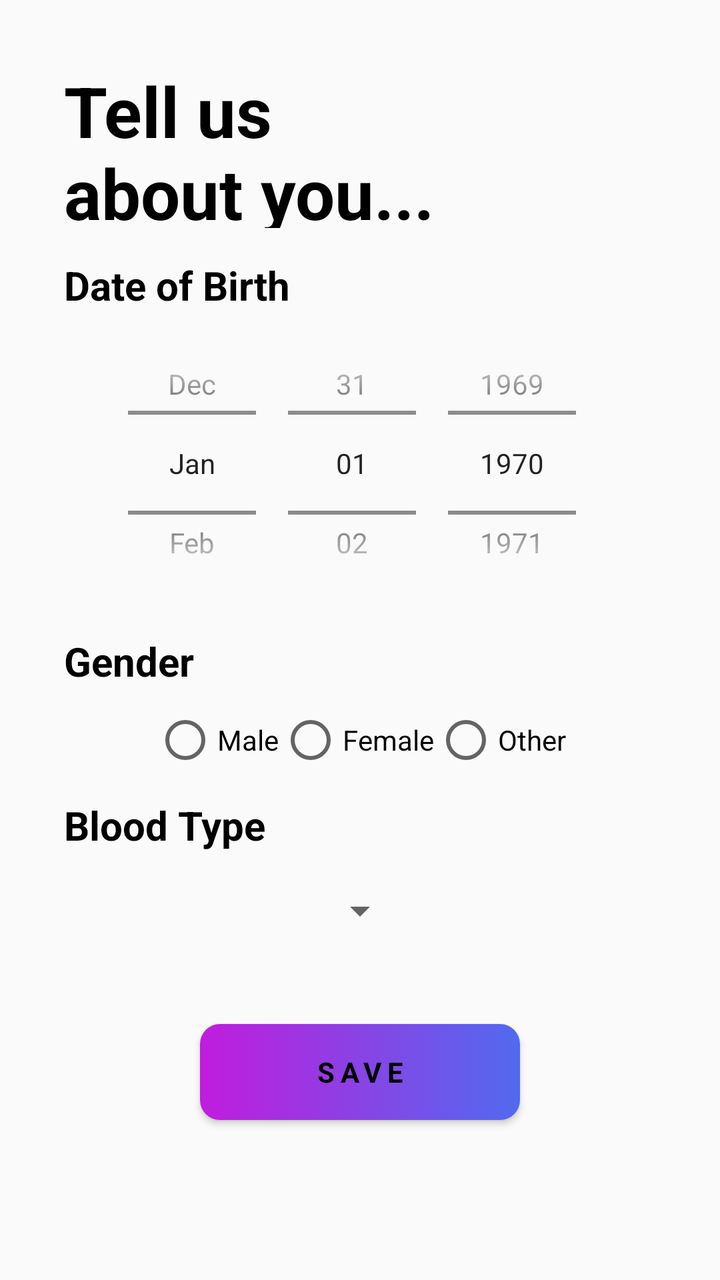
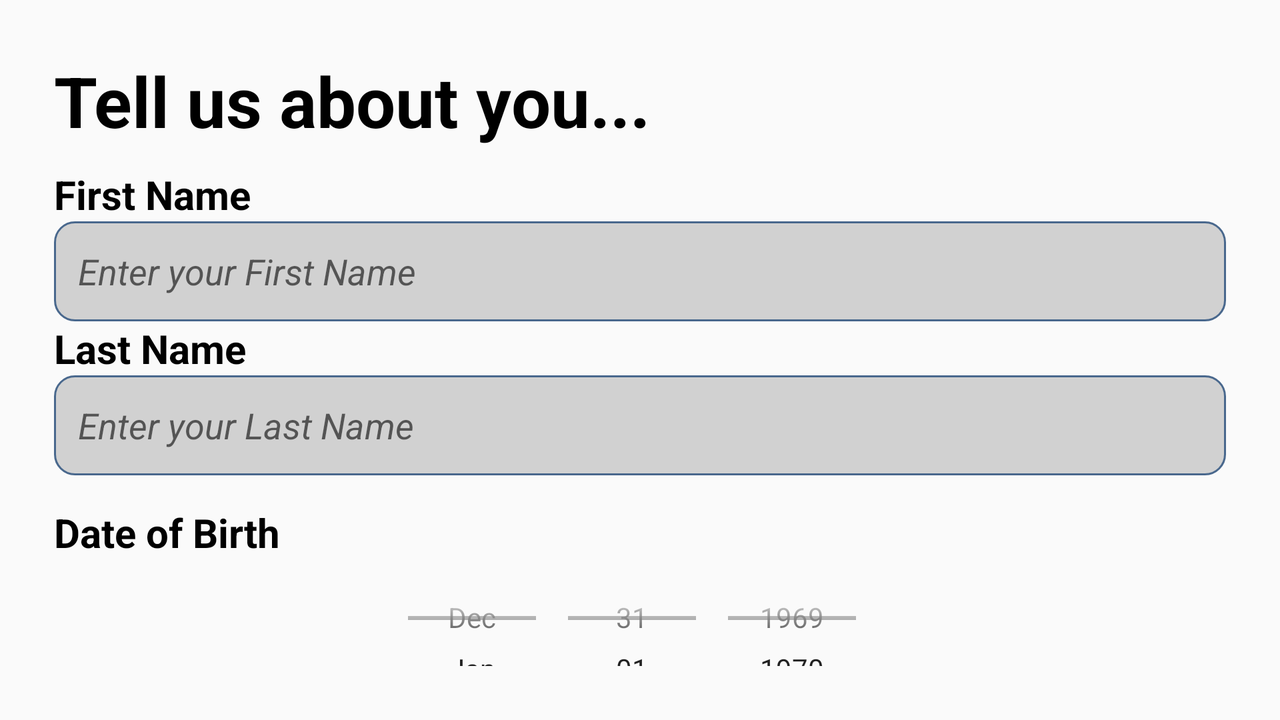

First picture: res/layout/ on a phone held upright. Second picture: the repository's own variant of that layout, on a device whose configuration matches the variant's folder. Source for both follows.
<!-- AndroidManifest.xml: application theme AppTheme -->
<!-- res/layout/activity_userdetails.xml -->
<?xml version="1.0" encoding="utf-8"?>
<androidx.constraintlayout.widget.ConstraintLayout xmlns:android="http://schemas.android.com/apk/res/android"
    xmlns:app="http://schemas.android.com/apk/res-auto"
    xmlns:tools="http://schemas.android.com/tools"
    android:layout_width="match_parent"
    android:layout_height="match_parent"
    tools:context=".presentation.UserDetailsActivity">

    <LinearLayout
        android:layout_width="match_parent"
        android:layout_height="wrap_content"
        android:orientation="vertical"
        android:padding="32dp"
        app:layout_constraintBottom_toBottomOf="parent"
        app:layout_constraintStart_toStartOf="parent"
        app:layout_constraintTop_toTopOf="parent"
        app:layout_constraintVertical_bias="0.0">

        <TextView
            android:id="@+id/textView"
            android:layout_width="wrap_content"
            android:layout_height="82dp"
            android:text="Tell us\nabout you..."
            android:textColor="@color/black"
            android:textSize="35sp"
            android:textStyle="bold"
            tools:ignore="MissingConstraints"
            tools:layout_editor_absoluteX="16dp"
            tools:layout_editor_absoluteY="29dp" />

        <TextView
            android:id="@+id/DOB"
            android:layout_width="match_parent"
            android:layout_height="wrap_content"
            android:layout_marginTop="15dp"
            android:text="Date of Birth"
            android:textColor="@color/black"
            android:textSize="20sp"
            android:textStyle="bold" />

        <DatePicker
            android:id="@+id/datePicker"
            android:layout_width="match_parent"
            android:layout_height="151dp"
            android:calendarViewShown="false"
            android:datePickerMode="spinner"
            android:spinnersShown="true" />


        <TextView
            android:id="@+id/Gender"
            android:layout_width="match_parent"
            android:layout_height="wrap_content"
            android:layout_marginTop="10dp"
            android:text="Gender"
            android:textColor="@color/black"
            android:textSize="20sp"
            android:textStyle="bold" />


        <RadioGroup
            android:id="@+id/GenderPicker"
            android:layout_width="wrap_content"
            android:layout_height="45dp"
            android:layout_gravity="center"
            android:layout_marginTop="10dp"
            android:orientation="horizontal">

            <RadioButton
                android:id="@+id/Male"
                android:layout_width="wrap_content"
                android:layout_height="wrap_content"
                android:layout_weight="1"
                android:text="Male"
                tools:ignore="TouchTargetSizeCheck" />

            <RadioButton
                android:id="@+id/Female"
                android:layout_width="wrap_content"
                android:layout_height="wrap_content"
                android:layout_weight="1"
                android:text="Female"
                tools:ignore="TouchTargetSizeCheck" />

            <RadioButton
                android:id="@+id/Other"
                android:layout_width="wrap_content"
                android:layout_height="wrap_content"
                android:layout_weight="1"
                android:text="Other"
                tools:ignore="TouchTargetSizeCheck" />


        </RadioGroup>
        


        <TextView
            android:id="@+id/BloodType"
            android:layout_width="wrap_content"
            android:layout_height="wrap_content"
            android:text ="Blood Type"
            android:textColor="@color/black"
            android:textSize="20sp"
            android:textStyle="bold" />

        <Spinner
            android:id="@+id/BloodTypes"
            android:layout_width="wrap_content"
            android:layout_height="43dp"
            android:layout_gravity="center"
            android:layout_marginTop="8dp"
            android:contentDescription="@string/add_a_description"
            app:layout_constraintEnd_toEndOf="parent" />


        <androidx.appcompat.widget.AppCompatButton
            android:id="@+id/savebutton"
            style="@android:style/Widget.Button"
            android:layout_width="160dp"
            android:layout_height="wrap_content"
            android:layout_gravity="center"
            android:layout_marginTop="35dp"
            android:layout_marginBottom="40dp"
            android:background="@drawable/button_bg"
            android:letterSpacing="0.2"
            android:text="SAVE"
            android:textStyle="bold"
            tools:ignore="TouchTargetSizeCheck" />

    </LinearLayout>
</androidx.constraintlayout.widget.ConstraintLayout>
<!-- resources referenced by this layout -->
<resources>
  <color name="black">#FF000000</color>
  <!-- drawable button_bg (drawable) -->
  <?xml version="1.0" encoding="utf-8"?>
  <selector xmlns:android="http://schemas.android.com/apk/res/android">
      <item>
          <shape android:shape="rectangle">
              <corners android:radius="10dp"/>
              <gradient
                  android:startColor="@color/medication_stat"
                  android:endColor="@color/medication_end"/>
          </shape>
      </item>
  </selector>
  <string name="add_a_description">Add a Description</string>
  <style name="AppTheme" parent="Theme.AppCompat.Light.DarkActionBar">
          
          <item name="colorPrimary">@color/colorPrimary</item>
          <item name="colorPrimaryDark">@color/colorPrimaryDark</item>
          <item name="colorAccent">@color/colorAccent</item>
      </style>
  <color name="medication_stat">#C11CDD</color>
  <color name="medication_end">#526AEE</color>
  <color name="colorPrimary">#FFFFFF</color>
  <color name="colorPrimaryDark">#0D0E0E</color>
  <color name="colorAccent">#3BB66D</color>
</resources>
<!-- res/layout-land/activity_userdetails.xml (the repository's variant of the layout above) -->
<!-- drawn on the phone turned sideways -->
<?xml version="1.0" encoding="utf-8"?>
    <androidx.constraintlayout.widget.ConstraintLayout xmlns:android="http://schemas.android.com/apk/res/android"
        xmlns:app="http://schemas.android.com/apk/res-auto"
        xmlns:tools="http://schemas.android.com/tools"
        android:layout_width="match_parent"
        android:layout_height="match_parent"
        tools:context=".presentation.UserDetailsActivity">

    <LinearLayout
        android:layout_width="match_parent"
        android:layout_height="wrap_content"
        android:orientation="vertical"
        android:padding="27dp"
        app:layout_constraintBottom_toBottomOf="parent"
        app:layout_constraintStart_toStartOf="parent"
        app:layout_constraintTop_toTopOf="parent"
        app:layout_constraintVertical_bias="0.173">

        <TextView
            android:id="@+id/textView"
            android:layout_width="wrap_content"
            android:layout_height="wrap_content"
            android:text="Tell us about you..."
            android:textColor="@color/black"
            android:textSize="35sp"
            android:textStyle="bold"
            tools:ignore="MissingConstraints"
            tools:layout_editor_absoluteX="16dp"
            tools:layout_editor_absoluteY="29dp" />

        <TextView
            android:id="@+id/FirstName"
            android:layout_width="match_parent"
            android:layout_height="wrap_content"
            android:layout_marginTop="10dp"
            android:text="First Name"
            android:textColor="@color/black"
            android:textSize="20sp"
            android:textStyle="bold" />

        <EditText
            android:id="@+id/editFirstName"
            android:layout_width="match_parent"
            android:layout_height="50dp"

            android:background="@drawable/edittext_bg"
            android:ems="10"
            android:hint="Enter your First Name"
            android:inputType="text"
            android:padding="12dp"
            android:textStyle="italic" />

        <TextView
            android:id="@+id/LastName"
            android:layout_width="match_parent"
            android:layout_height="wrap_content"

            android:text="Last Name"
            android:textColor="@color/black"
            android:textSize="20sp"
            android:textStyle="bold" />

        <EditText
            android:id="@+id/editLastName"
            android:layout_width="match_parent"
            android:layout_height="50dp"
            android:background="@drawable/edittext_bg"
            android:ems="10"
            android:hint="Enter your Last Name"
            android:inputType="text"
            android:padding="12dp"
            android:textStyle="italic" />

        <TextView
            android:id="@+id/DOB"
            android:layout_width="match_parent"
            android:layout_height="wrap_content"
            android:layout_marginTop="15dp"
            android:text="Date of Birth"
            android:textColor="@color/black"
            android:textSize="20sp"
            android:textStyle="bold" />

        <DatePicker
            android:id="@+id/datePicker"
            android:layout_width="match_parent"
            android:layout_height="109dp"
            android:calendarViewShown="false"
            android:datePickerMode="spinner"
            android:spinnersShown="true" />


        <TextView
            android:id="@+id/Gender"
            android:layout_width="match_parent"
            android:layout_height="wrap_content"
            android:layout_marginTop="10dp"
            android:text="Gender"
            android:textColor="@color/black"
            android:textSize="20sp"
            android:textStyle="bold" />


        <RadioGroup
            android:id="@+id/GenderPicker"
            android:layout_width="wrap_content"
            android:layout_height="wrap_content"
            android:layout_gravity="center"
            android:orientation="horizontal">

            <RadioButton
                android:id="@+id/Male"
                android:layout_width="wrap_content"
                android:layout_height="wrap_content"
                android:layout_weight="1"
                android:text="Male"
                tools:ignore="TouchTargetSizeCheck" />

            <RadioButton
                android:id="@+id/Female"
                android:layout_width="wrap_content"
                android:layout_height="wrap_content"
                android:layout_weight="1"
                android:text="Female"
                tools:ignore="TouchTargetSizeCheck" />

            <RadioButton
                android:id="@+id/Other"
                android:layout_width="wrap_content"
                android:layout_height="wrap_content"
                android:layout_weight="1"
                android:text="Other"
                tools:ignore="TouchTargetSizeCheck" />


        </RadioGroup>
        


        <TextView
            android:id="@+id/BloodType"
            android:layout_width="wrap_content"
            android:layout_height="wrap_content"
            android:text="Blood Type"
            android:textColor="@color/black"
            android:textSize="20sp"
            android:textStyle="bold" />

        <Spinner
            android:id="@+id/BloodTypes"
            android:layout_width="wrap_content"
            android:layout_height="45dp"
            android:layout_gravity="center"
            android:contentDescription="@string/add_a_description"
            app:layout_constraintEnd_toEndOf="parent" />

        <androidx.appcompat.widget.AppCompatButton
            android:id="@+id/savebutton"
            style="@android:style/Widget.Button"
            android:layout_width="160dp"
            android:layout_height="wrap_content"
            android:layout_gravity="center"
            android:layout_marginTop="35dp"
            android:layout_marginBottom="40dp"
            android:background="@drawable/button_bg"
            android:letterSpacing="0.2"
            android:text="SAVE"
            android:textStyle="bold"
            tools:ignore="TouchTargetSizeCheck" />

    </LinearLayout>
</androidx.constraintlayout.widget.ConstraintLayout>
<!-- resources referenced by the variant -->
<!-- as the phone turned sideways resolves them -->
<resources>
  <color name="black">#FF000000</color>
  <!-- drawable button_bg (drawable) -->
  <?xml version="1.0" encoding="utf-8"?>
  <selector xmlns:android="http://schemas.android.com/apk/res/android">
      <item>
          <shape android:shape="rectangle">
              <corners android:radius="10dp"/>
              <gradient
                  android:startColor="@color/medication_stat"
                  android:endColor="@color/medication_end"/>
          </shape>
      </item>
  </selector>
  <!-- drawable edittext_bg (drawable) -->
  <?xml version="1.0" encoding="utf-8"?>
  <selector xmlns:android="http://schemas.android.com/apk/res/android">
  <item>
      <shape android:shape="rectangle">
          <solid android:color="#D1D1D1"/>
          <corners android:radius="10dp"/>
          <stroke android:color="#49688D" android:width="1dp"/>
  
  
      </shape>
  </item>
  </selector>
  <string name="add_a_description">Add a Description</string>
  <style name="AppTheme" parent="Theme.AppCompat.Light.DarkActionBar">
          
          <item name="colorPrimary">@color/colorPrimary</item>
          <item name="colorPrimaryDark">@color/colorPrimaryDark</item>
          <item name="colorAccent">@color/colorAccent</item>
      </style>
  <color name="medication_stat">#C11CDD</color>
  <color name="medication_end">#526AEE</color>
  <color name="colorPrimary">#FFFFFF</color>
  <color name="colorPrimaryDark">#0D0E0E</color>
  <color name="colorAccent">#3BB66D</color>
</resources>
